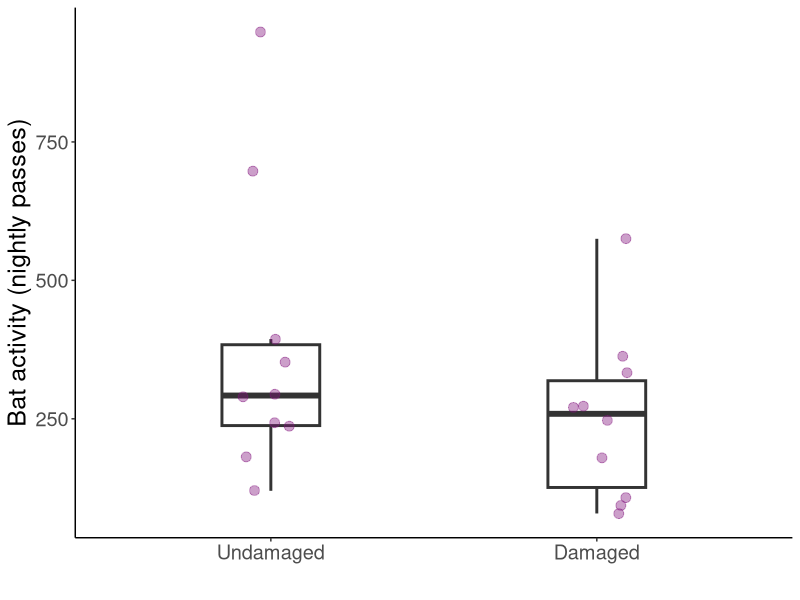
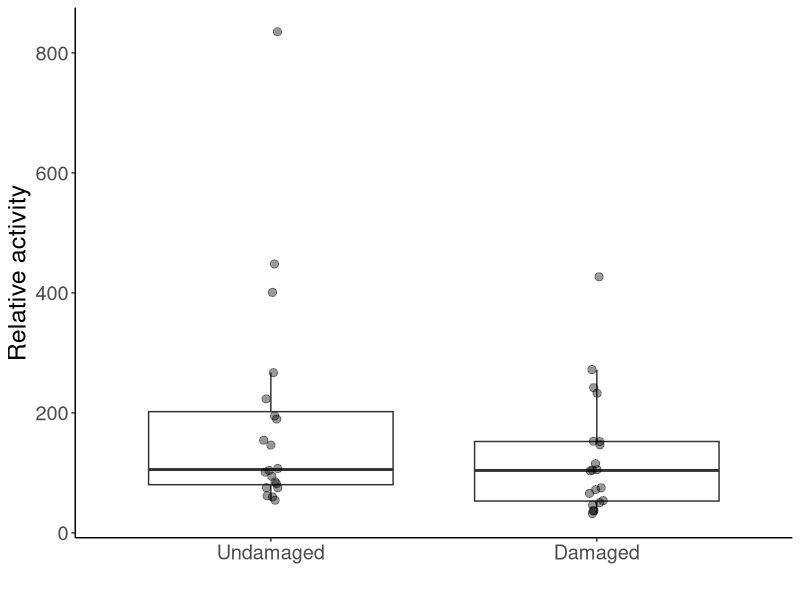
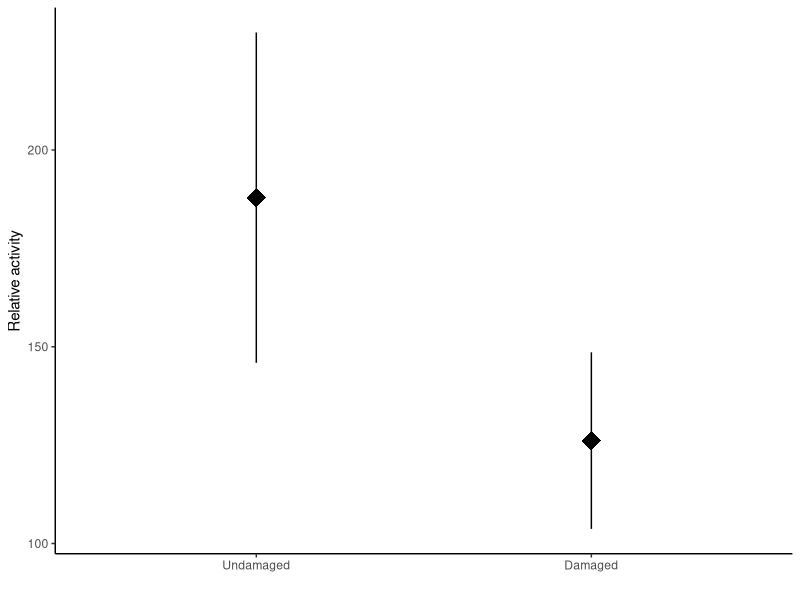
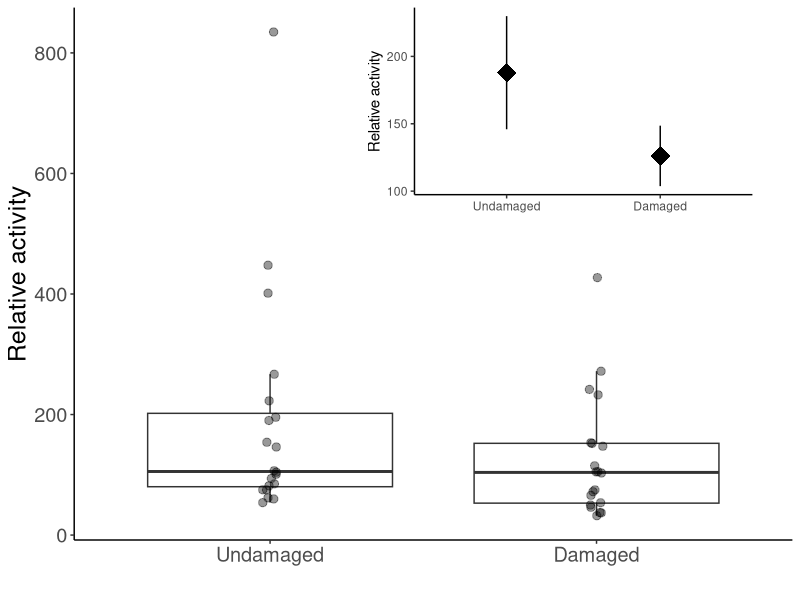
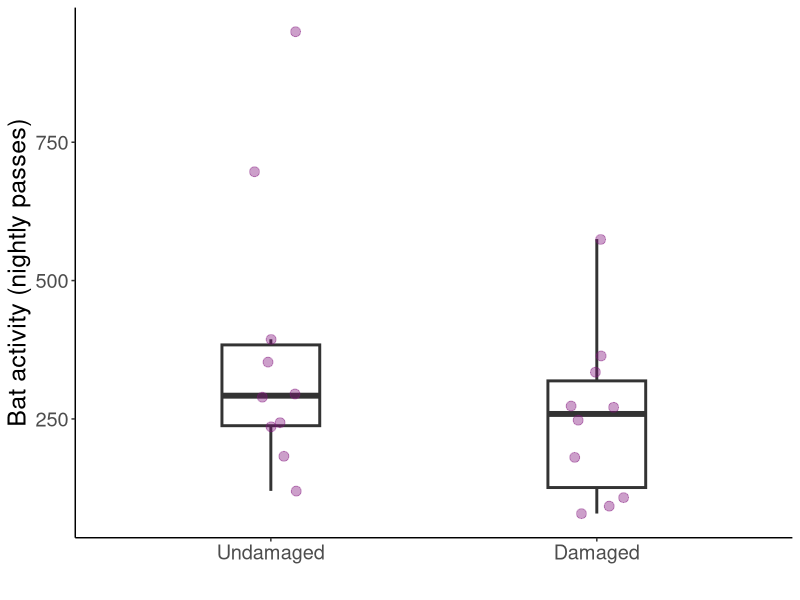
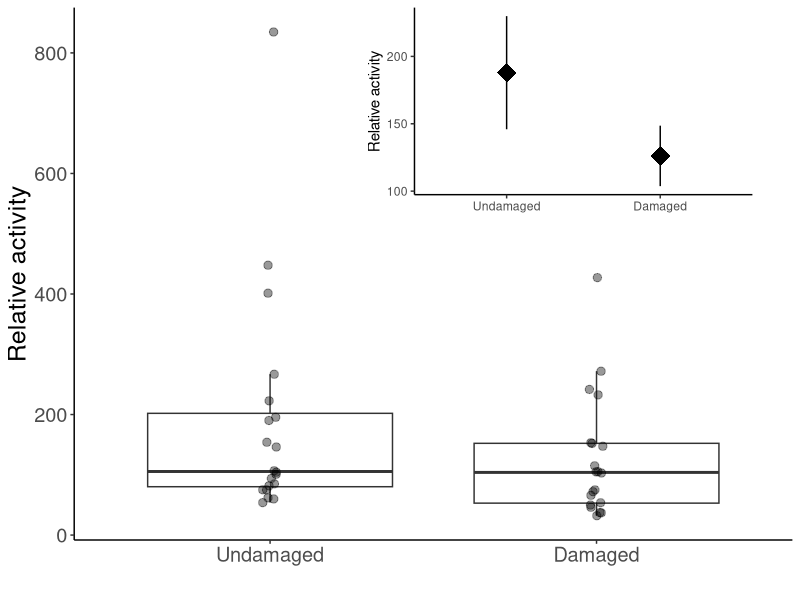

Reproduce these figures in R, in order. (Note: this script raises an error after producing the figures.)
#Load libraries
library(ggplot2)
library(lme4)
library(viridis)
library(car)
library(emmeans)
library(multcomp)
library(dplyr)
library(plyr)
library(tidyr)
library(cowplot)

# Data import and cleaning ------------------------------------------------

#SUMMARY DATA----
plant <- read.csv(file="plant_sum_noTABR.csv",head=TRUE)
plant[, 3:11][is.na(plant[, 3:11])] <- 0

##Gathering data — compounds from col to rows
plant1<-plant %>% gather(sp, activity, EPTFUS:NOID)
plant1$sp<-as.factor(plant1$sp)
levels(plant1$sp)
plant1<-aggregate(activity ~ treatment + sp + trial + jdate, dat=plant1, FUN=sum)

plant10<-aggregate(activity ~ treatment + trial + jdate, dat=plant1, FUN=sum)


#Test for overdispersion function
overdisp_fun <- function(model) {
	rdf <- df.residual(model)
	rp <- residuals(model,type="pearson")
	Pearson.chisq <- sum(rp^2)
	prat <- Pearson.chisq/rdf
	pval <- pchisq(Pearson.chisq, df=rdf, lower.tail=FALSE)
	c(chisq=Pearson.chisq,ratio=prat,rdf=rdf,p=pval)
}

test<-glmer(activity~treatment+(1|trial), dat = plant10, family=poisson)
summary(test)
overdisp_fun(test)#overdispersed
#poisson distribution model=overdispersed with non-normal residuals,
#so fitting data to negative binomial 

#negative binomial model
mod.plant<-glmer.nb(activity~treatment+(1|trial), dat = plant10)
Anova(mod.plant)
#chisq=2.4452, p=0.1179


plant10.tab <- ddply(plant10, c("treatment"), summarise,
					 N    = length(activity),
					 mean = mean(activity),
					 sd   = sd(activity),
					 se   = sd / sqrt(N))
plant10.tab


#paired t-test
plant11<-spread(data=plant10, treatment, activity)
t.test(plant11$D, plant11$U, paired = T)#t=-1.37,df=4,p=0.24


plant.plot<-ggplot(data=plant10, aes(x=treatment, y=activity))+ 
	geom_boxplot(outlier.shape = NA, width=.3, lwd=1)+ 
	geom_point(position=position_jitter(width = 0.1), alpha=0.4, size=3, color="#810f7c")+
	theme_classic()+
	labs(x=" ", y="Bat activity (nightly passes)")+
	theme(text = element_text(size=18))+
	scale_x_discrete(limits=c("U", "D"),
					 labels=c("Undamaged", "Damaged"))
plant.plot

#EXPORT PLOT
tiff('plant.tiff', units="in", width=6, height=5, res=400)
plant.plot
dev.off()

##GROUPING SPP WITH SIMILAR CALLS----
{plant2<-plant1
plant2$sp=as.character(plant2$sp)
plant2$sp[plant2$sp=="EPTFUS"]="EPFU/LANO"
plant2$sp[plant2$sp=="LASNOC"]="EPFU/LANO"
plant2$sp[plant2$sp=="LASBOR"]="LABO/LASE"
plant2$sp[plant2$sp=="LASSEM"]="LABO/LASE"
plant2$sp[plant2$sp=="LASCIN"]="Other spp."
plant2$sp[plant2$sp=="MYOLUC"]="Other spp."
plant2$sp[plant2$sp=="PERSUB"]="Other spp."
plant2$sp[plant2$sp=="NOID"]="No ID"
plant2$sp[plant2$sp=="NYCHUM"]="Other spp."
}

plant3<-aggregate(activity ~ treatment + sp + trial, dat=plant2, FUN=sum)
plant3$log.act<-log(plant3$activity)

test3<-glmer(activity~treatment*sp+(1|trial), dat = plant3,family=poisson)
summary(test3)
overdisp_fun(test3)#overdispersed
shapiro.test(resid(test3))#normal

mod.p<-glmer.nb(activity~treatment*sp+(1|trial), dat = plant3)
Anova(mod.p)
#treatment chi=2.9491 p=0.08592, sp chi=31.6798 p<0.0001, interaxn chi=1.0503 p=0.59146

#contrasts
p1<-emmeans(mod.p,pairwise~sp, type="response")
cld(p1$emmeans,  Letters ='abcde')
#LABO/LASE & Other a, EPFU/LANO & NoID b

plant3.tab <- ddply(plant3, c("sp"), summarise,
					   N    = length(activity),
					   mean = mean(activity),
					   sd   = sd(activity),
					   se   = sd / sqrt(N))
plant3.tab
#(Other-LABO)/LABO
(283.6-82.0)/82.0
#2.46

#(EPFU/LANO-LABO)/LABO
(262.5-82.0)/82.0
#2.2

#LABO/LASE were 2.2 and 2.5 less active compared to EPFU/LANO and other bat species

plant3.n <- ddply(plant3, c("trial"), summarise,
					N    = length(activity),
					mean = mean(activity),
					sd   = sd(activity),
					se   = sd / sqrt(N))
plant3.n

##REMOVING NO IDS----
plant5<-plant1[plant1$sp != "NOID", ]  

{plant4<-plant5
	plant4$sp=as.character(plant4$sp)
	plant4$sp[plant4$sp=="EPTFUS"]="EPFU/LANO"
	plant4$sp[plant4$sp=="LASNOC"]="EPFU/LANO"
	plant4$sp[plant4$sp=="LASBOR"]="LABO/LASE"
	plant4$sp[plant4$sp=="LASSEM"]="LABO/LASE"
	plant4$sp[plant4$sp=="LASCIN"]="Other bat spp."
	plant4$sp[plant4$sp=="MYOLUC"]="Other bat spp."
	plant4$sp[plant4$sp=="PERSUB"]="Other bat spp."
	plant4$sp[plant4$sp=="NYCHUM"]="Other bat spp."
}


test2<-glmer(activity~treatment*sp+(1|trial), dat = plant4,family=poisson)
summary(test2)
shapiro.test(resid(test2))#non-normal, overdispersed

mod.p2<-glmer.nb(activity~treatment*sp+(1|trial), dat = plant4)
Anova(mod.p2)
#treatment p=0.22, sp p<0.001, interaxn p=0.67

#contrasts
p2<-emmeans(mod.p2,pairwise~sp, type="response")
cld(p2$emmeans,  Letters ='abcde')
#Other spp. a, LABO/LASE b, EPFU/LANO c

plant4.tab <- ddply(plant4, c("sp"), summarise,
					N    = length(activity),
					mean = mean(activity),
					sd   = sd(activity),
					se   = sd / sqrt(N))
plant4.tab
#(EPFU/LANO-Other)/other
(131.25-18.15)/18.15
#6.23, EPFU/LANO were 623% more active than Other spp.

#(EPFU/LANO-LABO)/LABO
(131.25-41)/41
#2.2, EPFU/LANO were 220% more active than LABO/LASE


##ONLY EPFU/LABO----
brown <- plant2[which(plant2$sp== 'EPFU/LANO'),]

test3<-glmer(activity~treatment+(1|trial), dat = brown,family=poisson)
shapiro.test(resid(test3))#normal
summary(test3)

mod.brown<-glmer.nb(activity~treatment+(1|trial), dat = brown)
Anova(mod.brown)
#treatment p=0.20

#GRAPHS----

#main graph (boxplots w/ data points)
plant.plot1<-ggplot(data=plant3, aes(x=treatment, y=activity))+ 
	geom_boxplot(outlier.shape = NA)+
	geom_point(position=position_jitter(width = 0.025), alpha=0.4, size=2.5)+
	theme_classic()+
	labs(x=" ", y="Relative activity")+
	theme(text = element_text(size=18))+
	scale_x_discrete(limits=c("U", "D"),
					 labels=c("Undamaged", "Damaged"))
plant.plot1

#small graph (means and SEs)
plant.small<-ggplot(data=plant3, aes(x=treatment, y=activity))+ 
	theme_classic()+
	labs(x=" ", y="Relative activity")+
	stat_summary(fun.data = "mean_se", size=1.5, shape="diamond")+
	scale_x_discrete(limits=c("U", "D"),
					 labels=c("Undamaged", "Damaged"))
plant.small

#graph with inlay
plant.with.inset <-
	ggdraw() +
	draw_plot(plant.plot1) +
	draw_plot(plant.small, x = 0.45, y = .6, width = .5, height = .4)
plant.with.inset

ggsave(filename = "plant.png", 
	   plot = plant.with.inset,
	   width = 17, 
	   height = 12,
	   units = "cm",
	   dpi = 300)

#species graph
ggplot(data=plant3, aes(x=sp, y=activity))+ 
	geom_boxplot(outlier.shape = NA)+
	geom_point(position=position_jitter(width = 0.025), alpha=0.4, size=2.5, aes(color=sp))+
	theme_classic()+
	labs(x=" ", y="Relative activity", title="Plant trials")+
	theme(text = element_text(size=20), legend.position = "none")+
	stat_summary(geom = 'text', label = c("b","a","b"),
				 fun = max, vjust = -0.8, size=5.5)+
	scale_y_continuous(limits = c(0,900))

#log transformed main graph (boxplots w/ data points)
plant.plot.log<-ggplot(data=plant3, aes(x=treatment, y=log.act))+ 
	geom_boxplot(outlier.shape = NA)+
	geom_point(position=position_jitter(width = 0.025), alpha=0.4, size=2.5)+
	theme_classic()+
	labs(x=" ", y="Relative activity (log)")+
	theme(text = element_text(size=18))+
	scale_x_discrete(limits=c("U", "D"),
					 labels=c("Undamaged", "Damaged"))
plant.plot.log

#log-transformed species plot
ggplot(data=plant3, aes(x=sp, y=log.act))+ 
	geom_boxplot(outlier.shape = NA)+
	geom_point(position=position_jitter(width = 0.025), alpha=0.4, size=2.5, aes(color=sp))+
	theme_classic()+
	labs(x=" ", y="Relative activity", title="Plant trials")+
	theme(text = element_text(size=20), legend.position = "none")+
	stat_summary(geom = 'text', label = c("b","a","b","a"),
				 fun = max, vjust = -0.8, size=5.5)+
	scale_y_continuous(limits = c(4,8))

#NO NOID GRAPH----
ggplot(data=plant4, aes(x=treatment, y=activity))+ 
	geom_boxplot(outlier.shape = NA)+
	geom_point(position=position_jitter(width = 0.025), alpha=0.4, size=2.5, aes(color=sp))+
	theme_classic()+
	labs(x=" ", y="Relative activity",
		 title = "Plant trials, excluding NoIDs")+
	theme(text = element_text(size=15), legend.title = )+
	scale_x_discrete(labels=c("Damaged", "Undamaged"))

ggplot(data=plant4, aes(x=sp, y=activity))+ 
	geom_boxplot(outlier.shape = NA)+
	geom_point(position=position_jitter(width = 0.025), alpha=0.4, size=2.5, aes(color=sp))+
	theme_classic()+
	labs(x=" ", y="Relative activity", title="Plant trials, excluding NoIDs")+
	theme(text = element_text(size=16), legend.position = "none")+
	stat_summary(geom = 'text', label = c("c","b","a"),
				 fun = max, vjust = -0.8, size=5.5)+
	scale_y_continuous(limits = c(0,900))

#BIG BROWN GRAPH----
ggplot(data=brown, aes(x=treatment, y=activity))+ 
	geom_boxplot(outlier.shape = NA)+
	geom_point(position=position_jitter(width = 0.025), alpha=0.4, size=2.5)+
	stat_summary(fun.data = "mean_se", colour="red", size=1.5, shape="diamond")+
	theme_classic()+
	labs(x=" ", y="Relative activity",
		 title = "EPFU/LANO only, plant trials")+
	theme(text = element_text(size=15), legend.title = )+
	scale_color_viridis(discrete = T, option = "D")+
	scale_x_discrete(labels=c("Damaged", "Undamaged"))
